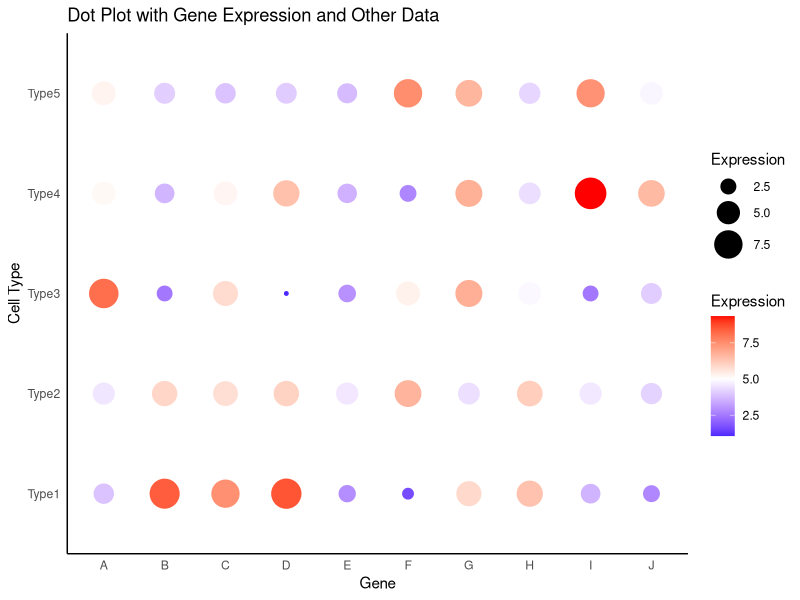

Source code (R):
# Assuming you have already installed the necessary packages
library(ggplot2)

# Sample data (replace with your actual data)
set.seed(123) # For reproducibility

## In RNA-seq, the dot size is persent expression and Color is average expression.
## In ATAC-seq, the dot size is persent acc and Color is  average acc or zscore.

##################################################
### Make input:  gene - cell_type - Acc percent - zscore.
###################################################

#### 1) Bring zscore file




# Sample gene expression data
genes <- rep(LETTERS[1:10], each = 5)
cell_types <- rep(c("Type1", "Type2", "Type3", "Type4", "Type5"), times = 10)
expression <- rnorm(50, mean = 5, sd = 2)
gene_data <- data.frame(gene = genes, cell_type = cell_types, expression = expression)

# Sample other data
other_cell_types <- c("Type1", "Type2", "Type3", "Type4", "Type5")
other_variable <- rnorm(5, mean = 10, sd = 3)
other_data <- data.frame(cell_type = other_cell_types, other_variable = other_variable)

# Merge both data frames (assuming cell types match in both)
merged_data <- merge(gene_data, other_data, by = "cell_type")

# Plot using ggplot2
# Plot using ggplot2
ggplot(merged_data, aes(x = gene, y = cell_type, 
                        size = expression, color = expression)) +
  geom_point() +
  scale_size_continuous(range = c(1, 10)) +  # Adjust the range for the size of dots
  labs(title = "Dot Plot with Gene Expression and Other Data",
       x = "Gene",
       y = "Cell Type",
       size = "Expression",
       color = "Expression") +
  theme_minimal() +
  theme(panel.grid = element_blank(),  # Remove the grid
        axis.line = element_line(color = "black"),  # Add x-axis and y-axis lines
        panel.border = element_blank()) +  # Remove the panel border
  
  # Change the color scale to range from blue to white to red
  scale_color_gradient2(low = "blue",
                        mid = "white", high = "red", midpoint = 5)

